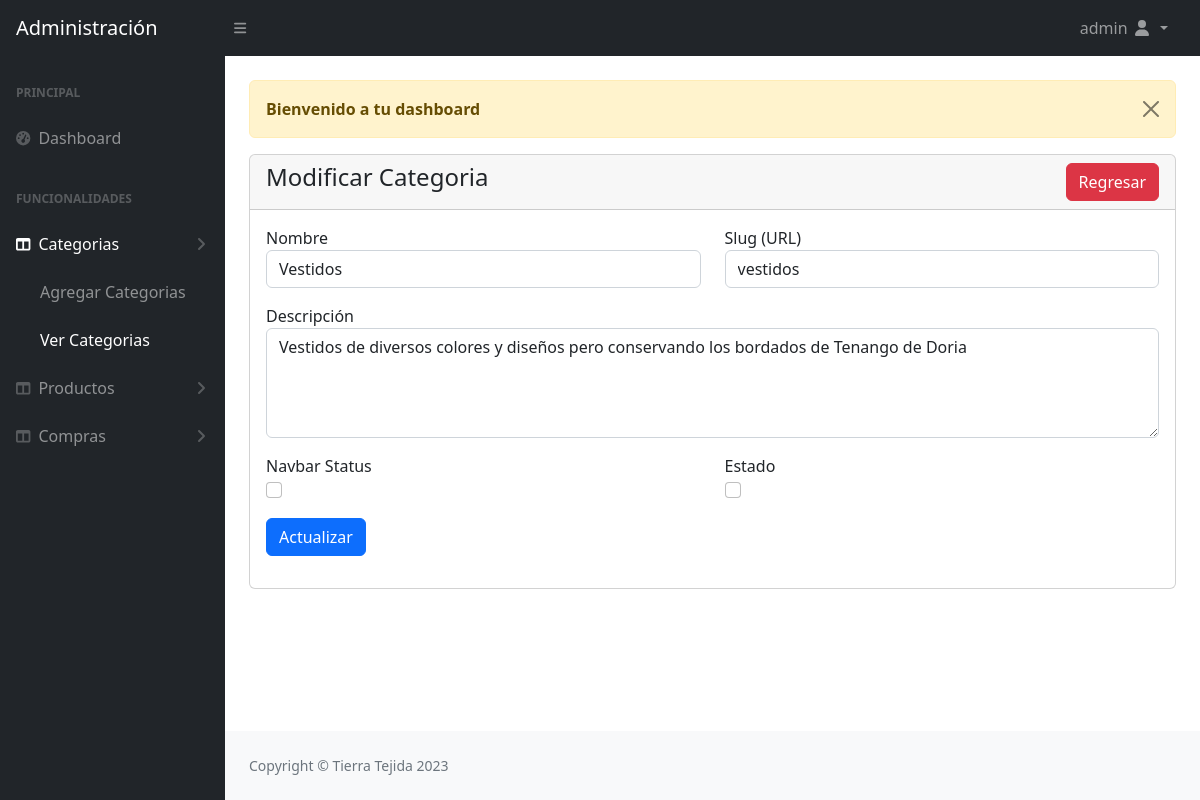
Page /admin/category-edit.php?id=7 (signed in) on the committed database.
### tables this page shows
CREATE TABLE `categorias` (
  `id` int(11) NOT NULL,
  `nombre` varchar(191) NOT NULL,
  `slug` varchar(191) NOT NULL,
  `descripcion` text DEFAULT NULL,
  `navbar_status` tinyint(1) DEFAULT 0,
  `status` tinyint(1) DEFAULT 0 COMMENT '0=visible, 1=hidden, 2=deleted'
);

### admin/category-edit.php (the view, shortened to what this page needs)
<?php
    include('authentication.php');
    include('includes/header.php');
?>
<div class="container-fluid px-4">
    <div class="row mt-4">
        <div class="col-md-12">
            <?php include('message.php') ?>
            <div class="card">
                <div class="card-header">
                    <h4> Modificar Categoria
                        <a href="category-view.php" class="btn btn-danger float-end">Regresar</a>
                    </h4>
                </div>
                <div class="card-body">
                <?php
                    if(isset($_GET['id'])){
                        $category_id = $_GET['id'];
                        $category_edit = "SELECT * FROM categorias WHERE id= '$category_id'";
                        $category_run = mysqli_query($conn, $category_edit);
                        if(mysqli_num_rows($category_run) > 0){
                            foreach($category_run as $category){
                ?>
                    <form action="code.php" method="POST">
                        <div class="row">
                            <div class="col-md-6 mb-3">
                                <label for="">Nombre</label>
                                <input type="text" name="name" value="<?= $category['nombre']; ?>" class="form-control">
                            </div>
                            <div class="col-md-6 mb-3">
                                <label for="">Slug (URL) </label>
                                <input type="text" name="slug" value="<?= $category['slug']; ?>" class="form-control">
                            </div>
                            <div class="col-md-12 mb-3">
                                <label for="">Descripción</label>
                                <textarea name="description" class="form-control" rows="4"><?= $category['descripcion']; ?></textarea>
                            </div>
                            <div class="col-md-6 mb-3">
                                <label for="">Navbar Status</label> <br/>
                                <input type="checkbox" name="navbar_status" <?= $category['navbar_status'] == '1' ? 'checked' : '' ?> class="form-check-input">
                            </div>
                            <div class="col-md-6 mb-3">
                                <label for="">Estado</label> </br>
                                <input type="checkbox" name="status"  <?= $category['status'] == '1' ? 'checked' : '' ?>  class="form-check-input">
                            </div>
                            <div class="col-md-12 mb-3">
                                <button type="submit" name="category_update"class="btn btn-primary">Actualizar</button>
                            </div>
                        </div>
                    </form>
                <?php
                    }
                    } else {
                        ?>
                            <h4>No se encontró información</h4>
                        <?php
                    }
                }
                ?>
                </div>
            </div>
        </div>
    </div>
</div>
<?php
    include('includes/footer.php');
    include('includes/scripts.php');
?>

### rows in the picture
categorias: name "Vestidos", slug "vestidos", description "Vestidos de diversos colores y diseños pero conservando los bordados de Tenango de Doria"

### other values in the picture
$_SESSION['auth_user']['user_name'] "admin"
$_SESSION['message'] "Bienvenido a tu dashboard"
